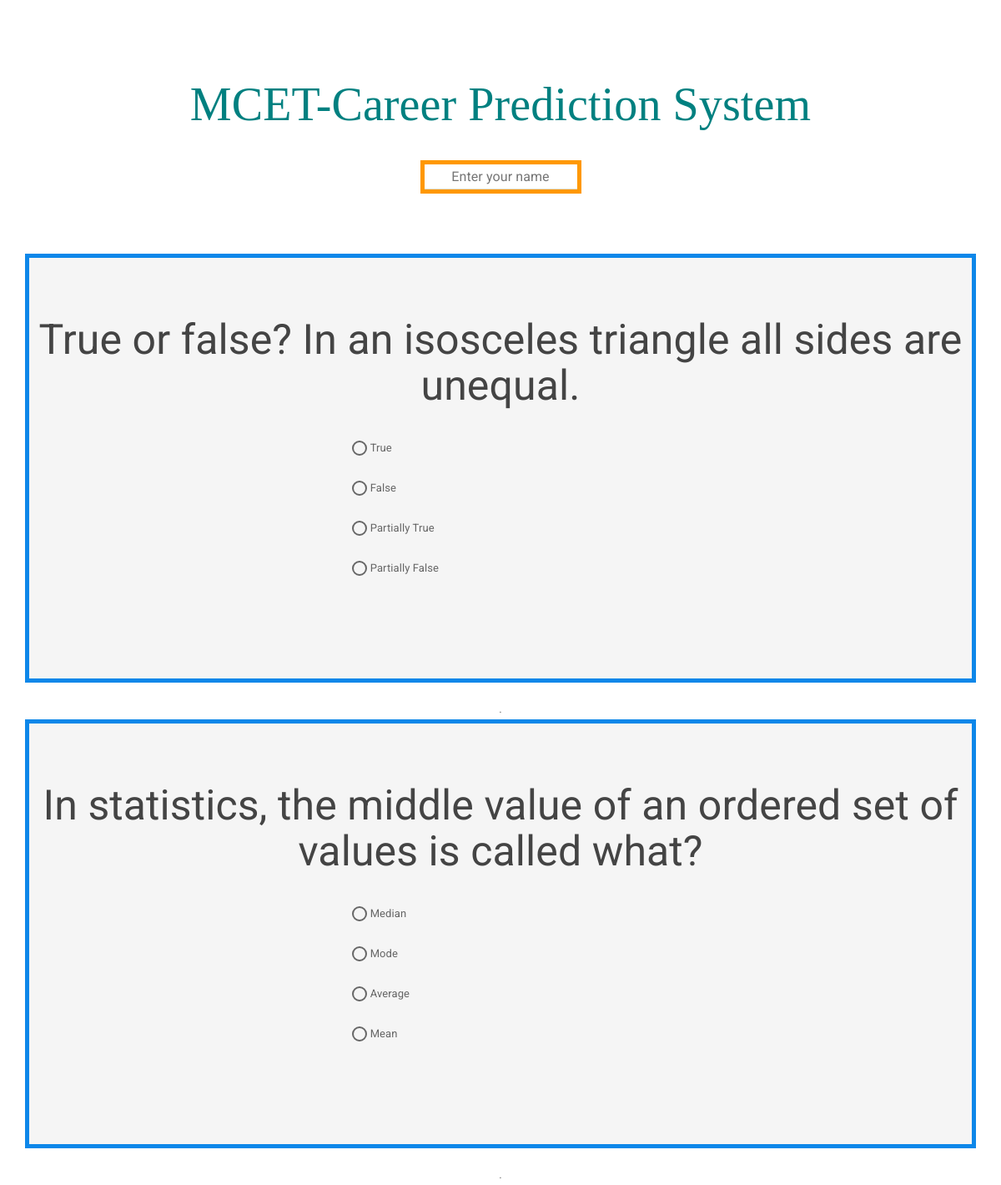
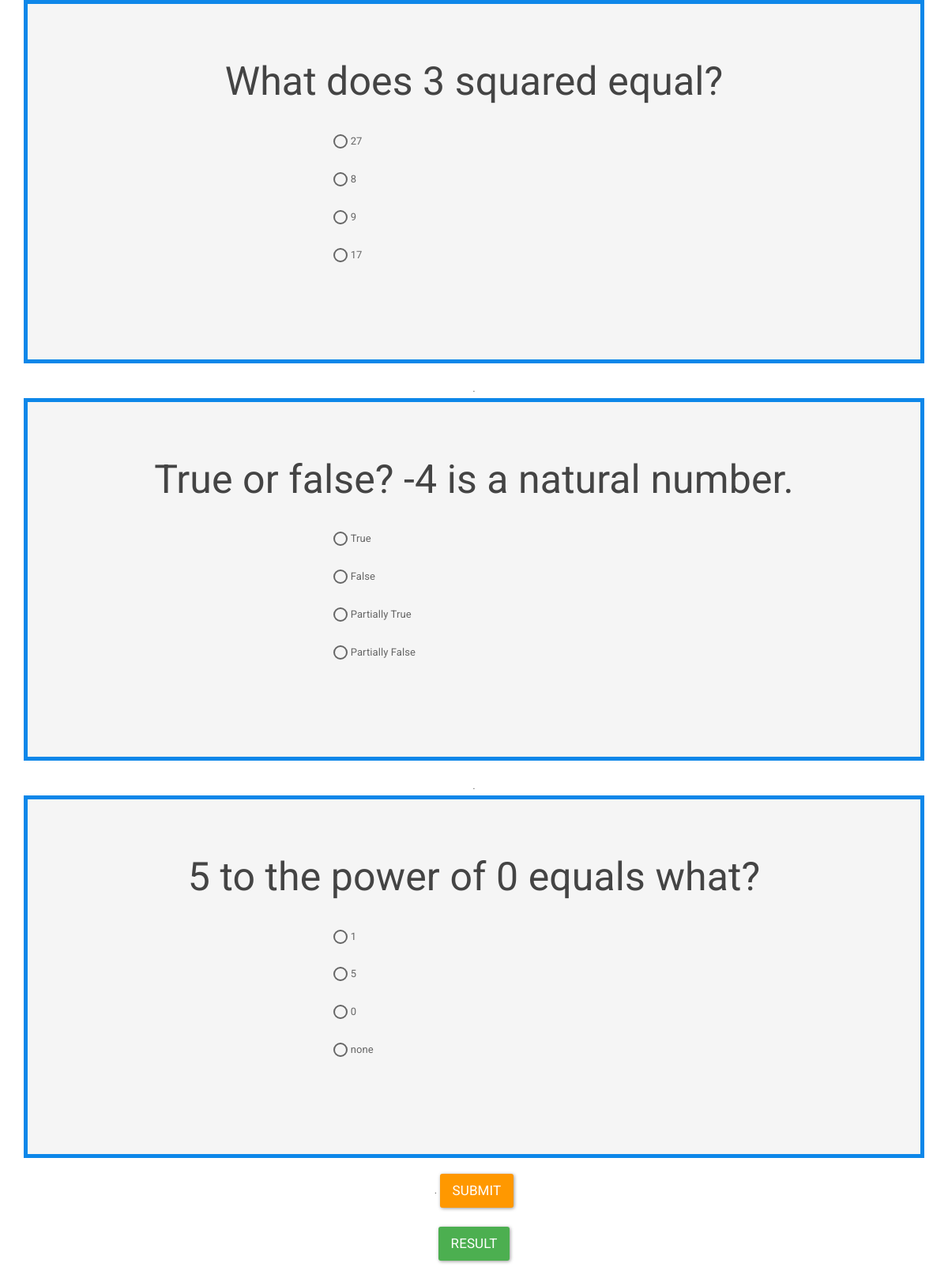
/career/index.php, run on the app's committed database (2 pictures, top to bottom).
### tables this page shows
CREATE TABLE IF NOT EXISTS `questions` (
  `count` int(10) NOT NULL AUTO_INCREMENT,
  `question` varchar(10000) NOT NULL,
  `opt1` varchar(100) NOT NULL,
  `opt2` varchar(100) NOT NULL,
  `opt3` varchar(100) NOT NULL,
  `opt4` varchar(100) NOT NULL,
  `ans` varchar(100) NOT NULL,
  PRIMARY KEY (`count`)
);

### career/index.php (the view, shortened to what this page needs)
<!DOCTYPE html>
<html>
<head>
<link rel="stylesheet" type="text/css" href="css/bootstrap.css">
</head><body>
<center><br><br><br>
<h1 style="font-family:Hobo Std;font-style:54px;color:teal;">MCET-Career Prediction System</h1><br>
<input type="text" name="" id="name" placeholder="Enter your name" style="color : #0d87e9; border: 5px solid #ff9800; text-align: center; color: #ff9800;" /><br><br><div id="google_translate_element"></div><br><br>
<?php
    $ran=rand(1,60);
    $ran1=0;
    if($ran>56){
        $ran1=$ran-5;
    }else{
        $ran1=$ran+5;
    }
    if($ran<$ran1){
        $temp=$ran1;
        $ran1=$ran;
        $ran=$temp;
    }
$i=0;
$j=1;
$k=1;
$result = mysql_query("SELECT * FROM questions where count between ".$ran1." and ".($ran-1));
while ($row=mysql_fetch_array($result)) {
	$i=$i+1;
	?><center>
<div class="jumbotron" style="width: 95%;">
	<h1 style="font-size: 50px;"><?php echo $row['question']; ?></h1>
    <div class="row">
        <div class="col-sm-4"></div>
        <div class="col-sm-4" style="text-align:left;">
	<?php
	echo "<br>";
	echo "<input type=\"radio\" id=\"c".$j."\" "."name=\"opt".$i."\" value=\"".$k."\">".$row['opt1'];
	echo "<br><br>";
	echo "<input type=\"radio\" id=\"c".($j+1)."\""."name=\"opt".$i."\" value=\"".($k+1)."\">".$row['opt2'];
	echo "<br><br>";
	echo "<input type=\"radio\" id=\"c".($j+2)."\""."name=\"opt".$i."\" value=\"".($k+2)."\">".$row['opt3'];
	echo "<br><br>";
	echo "<input type=\"radio\" id=\"c".($j+3)."\""."name=\"opt".$i."\" value=\"".($k+3)."\">".$row['opt4'];
	echo "<br><br>";
	?><br><br>
  </div>
        <div class="col-sm-4"></div>
        </div>
    </div>
    </center>.
<?php $j=$j+4; } ?>
<input type="submit" name="" class="btn btn-warning btn-lg" value="Submit" onclick="sai()" /><br><br>
<p class="btn btn-success btn-lg" id="res">Result</p>
<br><br>
 </center>
</body>
</html>

### data on the page
questions: question "True or false? In an isosceles triangle all sides are unequal.", opt1 "True", opt2 "False", opt3 "Partially True", opt4 "Partially False"
questions: question "In statistics, the middle value of an ordered set of values is called what?", opt1 "Median", opt2 "Mode", opt3 "Average", opt4 "Mean"
questions: question "What does 3 squared equal?", opt1 "27", opt2 "8", opt3 "9", opt4 "17"
questions: question "True or false? -4 is a natural number.", opt1 "True", opt2 "False", opt3 "Partially True", opt4 "Partially False"
questions: question "5 to the power of 0 equals what?", opt1 "1", opt2 "5", opt3 "0", opt4 "none"
